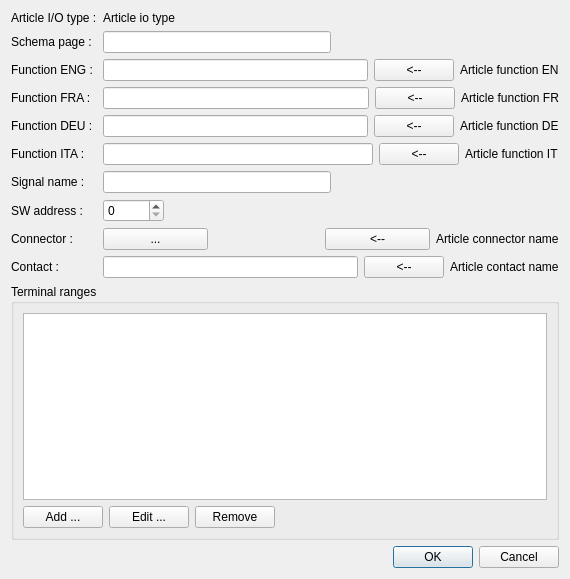
<?xml version="1.0" encoding="UTF-8"?>
<ui version="4.0">
 <class>mdtClUnitConnectionDialog</class>
 <widget class="QDialog" name="mdtClUnitConnectionDialog">
  <property name="geometry">
   <rect>
    <x>0</x>
    <y>0</y>
    <width>570</width>
    <height>579</height>
   </rect>
  </property>
  <property name="windowTitle">
   <string>Dialog</string>
  </property>
  <layout class="QVBoxLayout" name="verticalLayout_2">
   <item>
    <layout class="QFormLayout" name="formLayout">
     <item row="0" column="0">
      <widget class="QLabel" name="lbArticleIoTypeLabel">
       <property name="text">
        <string>Article I/O type :</string>
       </property>
      </widget>
     </item>
     <item row="0" column="1">
      <widget class="QLabel" name="lbArticleIoType">
       <property name="text">
        <string>Article io type</string>
       </property>
      </widget>
     </item>
     <item row="1" column="0">
      <widget class="QLabel" name="lbSchemaPage">
       <property name="text">
        <string>Schema page :</string>
       </property>
       <property name="buddy">
        <cstring>leSchemaPage</cstring>
       </property>
      </widget>
     </item>
     <item row="1" column="1">
      <layout class="QHBoxLayout" name="horizontalLayout_7">
       <item>
        <widget class="QLineEdit" name="leSchemaPage"/>
       </item>
       <item>
        <spacer name="horizontalSpacer_3">
         <property name="orientation">
          <enum>Qt::Horizontal</enum>
         </property>
         <property name="sizeHint" stdset="0">
          <size>
           <width>40</width>
           <height>20</height>
          </size>
         </property>
        </spacer>
       </item>
      </layout>
     </item>
     <item row="2" column="0">
      <widget class="QLabel" name="lbFunctionEN">
       <property name="text">
        <string>Function ENG :</string>
       </property>
       <property name="buddy">
        <cstring>leFunctionEN</cstring>
       </property>
      </widget>
     </item>
     <item row="2" column="1">
      <layout class="QHBoxLayout" name="horizontalLayout_3">
       <item>
        <widget class="QLineEdit" name="leFunctionEN"/>
       </item>
       <item>
        <widget class="QPushButton" name="pbCopyFunctionEN">
         <property name="text">
          <string>&lt;--</string>
         </property>
        </widget>
       </item>
       <item>
        <widget class="QLabel" name="lbArticleFunctionEN">
         <property name="text">
          <string>Article function EN</string>
         </property>
        </widget>
       </item>
      </layout>
     </item>
     <item row="3" column="0">
      <widget class="QLabel" name="lbFunctionFR">
       <property name="text">
        <string>Function FRA :</string>
       </property>
       <property name="buddy">
        <cstring>leFunctionFR</cstring>
       </property>
      </widget>
     </item>
     <item row="3" column="1">
      <layout class="QHBoxLayout" name="horizontalLayout_4">
       <item>
        <widget class="QLineEdit" name="leFunctionFR"/>
       </item>
       <item>
        <widget class="QPushButton" name="pbCopyFunctionFR">
         <property name="text">
          <string>&lt;--</string>
         </property>
        </widget>
       </item>
       <item>
        <widget class="QLabel" name="lbArticleFunctionFR">
         <property name="text">
          <string>Article function FR</string>
         </property>
        </widget>
       </item>
      </layout>
     </item>
     <item row="4" column="0">
      <widget class="QLabel" name="lbFunctionDE">
       <property name="text">
        <string>Function DEU :</string>
       </property>
       <property name="buddy">
        <cstring>leFunctionDE</cstring>
       </property>
      </widget>
     </item>
     <item row="4" column="1">
      <layout class="QHBoxLayout" name="horizontalLayout_5">
       <item>
        <widget class="QLineEdit" name="leFunctionDE"/>
       </item>
       <item>
        <widget class="QPushButton" name="pbCopyFunctionDE">
         <property name="text">
          <string>&lt;--</string>
         </property>
        </widget>
       </item>
       <item>
        <widget class="QLabel" name="lbArticleFunctionDE">
         <property name="text">
          <string>Article function DE</string>
         </property>
        </widget>
       </item>
      </layout>
     </item>
     <item row="5" column="0">
      <widget class="QLabel" name="lbFunctionIT">
       <property name="text">
        <string>Function ITA :</string>
       </property>
       <property name="buddy">
        <cstring>leFunctionIT</cstring>
       </property>
      </widget>
     </item>
     <item row="5" column="1">
      <layout class="QHBoxLayout" name="horizontalLayout_6">
       <item>
        <widget class="QLineEdit" name="leFunctionIT"/>
       </item>
       <item>
        <widget class="QPushButton" name="pbCopyFunctionIT">
         <property name="text">
          <string>&lt;--</string>
         </property>
        </widget>
       </item>
       <item>
        <widget class="QLabel" name="lbArticleFunctionIT">
         <property name="text">
          <string>Article function IT</string>
         </property>
        </widget>
       </item>
      </layout>
     </item>
     <item row="6" column="0">
      <widget class="QLabel" name="lbSignalName">
       <property name="text">
        <string>Signal name :</string>
       </property>
       <property name="buddy">
        <cstring>leSignalName</cstring>
       </property>
      </widget>
     </item>
     <item row="6" column="1">
      <layout class="QHBoxLayout" name="horizontalLayout_8">
       <item>
        <widget class="QLineEdit" name="leSignalName"/>
       </item>
       <item>
        <spacer name="horizontalSpacer">
         <property name="orientation">
          <enum>Qt::Horizontal</enum>
         </property>
         <property name="sizeHint" stdset="0">
          <size>
           <width>40</width>
           <height>20</height>
          </size>
         </property>
        </spacer>
       </item>
      </layout>
     </item>
     <item row="8" column="0">
      <widget class="QLabel" name="lbSwAddress">
       <property name="text">
        <string>SW address :</string>
       </property>
      </widget>
     </item>
     <item row="8" column="1">
      <layout class="QHBoxLayout" name="horizontalLayout_9">
       <item>
        <widget class="QSpinBox" name="sbSwAddress">
         <property name="maximum">
          <number>65000</number>
         </property>
        </widget>
       </item>
       <item>
        <spacer name="horizontalSpacer_2">
         <property name="orientation">
          <enum>Qt::Horizontal</enum>
         </property>
         <property name="sizeHint" stdset="0">
          <size>
           <width>40</width>
           <height>20</height>
          </size>
         </property>
        </spacer>
       </item>
      </layout>
     </item>
     <item row="10" column="0">
      <widget class="QLabel" name="lbUnitConnectorNameLabel">
       <property name="text">
        <string>Connector :</string>
       </property>
      </widget>
     </item>
     <item row="10" column="1">
      <layout class="QHBoxLayout" name="horizontalLayout">
       <item>
        <widget class="QPushButton" name="pbSelectUnitConnector">
         <property name="text">
          <string>...</string>
         </property>
        </widget>
       </item>
       <item>
        <widget class="QLabel" name="lbUnitConnectorName">
         <property name="text">
          <string>&lt;None&gt;</string>
         </property>
        </widget>
       </item>
       <item>
        <widget class="QPushButton" name="pbCopyConnectorName">
         <property name="text">
          <string>&lt;--</string>
         </property>
        </widget>
       </item>
       <item>
        <widget class="QLabel" name="lbArticleConnectorName">
         <property name="text">
          <string>Article connector name</string>
         </property>
        </widget>
       </item>
      </layout>
     </item>
     <item row="11" column="0">
      <widget class="QLabel" name="lbUnitContactName">
       <property name="text">
        <string>Contact :</string>
       </property>
       <property name="buddy">
        <cstring>leUnitContactName</cstring>
       </property>
      </widget>
     </item>
     <item row="11" column="1">
      <layout class="QHBoxLayout" name="horizontalLayout_2">
       <item>
        <widget class="QLineEdit" name="leUnitContactName"/>
       </item>
       <item>
        <widget class="QPushButton" name="pbCopyContactName">
         <property name="text">
          <string>&lt;--</string>
         </property>
        </widget>
       </item>
       <item>
        <widget class="QLabel" name="lbArticleContactName">
         <property name="text">
          <string>Article contact name</string>
         </property>
        </widget>
       </item>
      </layout>
     </item>
    </layout>
   </item>
   <item>
    <widget class="QGroupBox" name="gbRanges">
     <property name="title">
      <string>Terminal ranges</string>
     </property>
     <layout class="QVBoxLayout" name="verticalLayout">
      <item>
       <widget class="QTableView" name="tableView"/>
      </item>
      <item>
       <layout class="QHBoxLayout" name="horizontalLayout_10">
        <item>
         <widget class="QPushButton" name="pbAddRange">
          <property name="text">
           <string>Add ...</string>
          </property>
         </widget>
        </item>
        <item>
         <widget class="QPushButton" name="pbEditRange">
          <property name="text">
           <string>Edit ...</string>
          </property>
         </widget>
        </item>
        <item>
         <widget class="QPushButton" name="pbRemoveRange">
          <property name="text">
           <string>Remove</string>
          </property>
         </widget>
        </item>
        <item>
         <spacer name="horizontalSpacer_4">
          <property name="orientation">
           <enum>Qt::Horizontal</enum>
          </property>
          <property name="sizeHint" stdset="0">
           <size>
            <width>40</width>
            <height>20</height>
           </size>
          </property>
         </spacer>
        </item>
       </layout>
      </item>
     </layout>
    </widget>
   </item>
   <item>
    <widget class="QDialogButtonBox" name="buttonBox">
     <property name="orientation">
      <enum>Qt::Horizontal</enum>
     </property>
     <property name="standardButtons">
      <set>QDialogButtonBox::Cancel|QDialogButtonBox::Ok</set>
     </property>
    </widget>
   </item>
  </layout>
 </widget>
 <resources/>
 <connections>
  <connection>
   <sender>buttonBox</sender>
   <signal>accepted()</signal>
   <receiver>mdtClUnitConnectionDialog</receiver>
   <slot>accept()</slot>
   <hints>
    <hint type="sourcelabel">
     <x>248</x>
     <y>254</y>
    </hint>
    <hint type="destinationlabel">
     <x>157</x>
     <y>274</y>
    </hint>
   </hints>
  </connection>
  <connection>
   <sender>buttonBox</sender>
   <signal>rejected()</signal>
   <receiver>mdtClUnitConnectionDialog</receiver>
   <slot>reject()</slot>
   <hints>
    <hint type="sourcelabel">
     <x>316</x>
     <y>260</y>
    </hint>
    <hint type="destinationlabel">
     <x>286</x>
     <y>274</y>
    </hint>
   </hints>
  </connection>
 </connections>
</ui>
